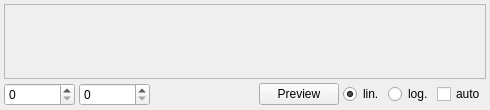
<?xml version="1.0" encoding="UTF-8"?>
<ui version="4.0">
 <class>histogramwndClass</class>
 <widget class="QWidget" name="histogramwndClass">
  <property name="geometry">
   <rect>
    <x>0</x>
    <y>0</y>
    <width>490</width>
    <height>110</height>
   </rect>
  </property>
  <property name="minimumSize">
   <size>
    <width>0</width>
    <height>110</height>
   </size>
  </property>
  <property name="maximumSize">
   <size>
    <width>16777215</width>
    <height>110</height>
   </size>
  </property>
  <property name="windowTitle">
   <string>histogrammwnd</string>
  </property>
  <layout class="QGridLayout" name="gridLayout">
   <property name="margin">
    <number>4</number>
   </property>
   <property name="spacing">
    <number>4</number>
   </property>
   <item row="0" column="0" colspan="7">
    <widget class="QFrame" name="frame">
     <property name="frameShape">
      <enum>QFrame::StyledPanel</enum>
     </property>
     <property name="frameShadow">
      <enum>QFrame::Raised</enum>
     </property>
     <property name="lineWidth">
      <number>1</number>
     </property>
    </widget>
   </item>
   <item row="1" column="0">
    <widget class="QSpinBox" name="spinBox_Low">
     <property name="minimumSize">
      <size>
       <width>71</width>
       <height>0</height>
      </size>
     </property>
    </widget>
   </item>
   <item row="1" column="1">
    <widget class="QSpinBox" name="spinBox_High">
     <property name="minimumSize">
      <size>
       <width>71</width>
       <height>0</height>
      </size>
     </property>
    </widget>
   </item>
   <item row="1" column="2">
    <spacer name="horizontalSpacer">
     <property name="orientation">
      <enum>Qt::Horizontal</enum>
     </property>
     <property name="sizeHint" stdset="0">
      <size>
       <width>71</width>
       <height>20</height>
      </size>
     </property>
    </spacer>
   </item>
   <item row="1" column="3">
    <widget class="QPushButton" name="PreviewButton">
     <property name="text">
      <string>Preview</string>
     </property>
    </widget>
   </item>
   <item row="1" column="4">
    <widget class="QRadioButton" name="LinearButton">
     <property name="text">
      <string>lin.</string>
     </property>
     <property name="checked">
      <bool>true</bool>
     </property>
    </widget>
   </item>
   <item row="1" column="5">
    <widget class="QRadioButton" name="LogButton">
     <property name="text">
      <string>log.</string>
     </property>
     <property name="checked">
      <bool>false</bool>
     </property>
    </widget>
   </item>
   <item row="1" column="6">
    <widget class="QCheckBox" name="AutoHist">
     <property name="text">
      <string>auto</string>
     </property>
    </widget>
   </item>
  </layout>
 </widget>
 <layoutdefault spacing="6" margin="11"/>
 <tabstops>
  <tabstop>PreviewButton</tabstop>
  <tabstop>LinearButton</tabstop>
  <tabstop>LogButton</tabstop>
  <tabstop>AutoHist</tabstop>
 </tabstops>
 <resources/>
 <connections/>
</ui>
